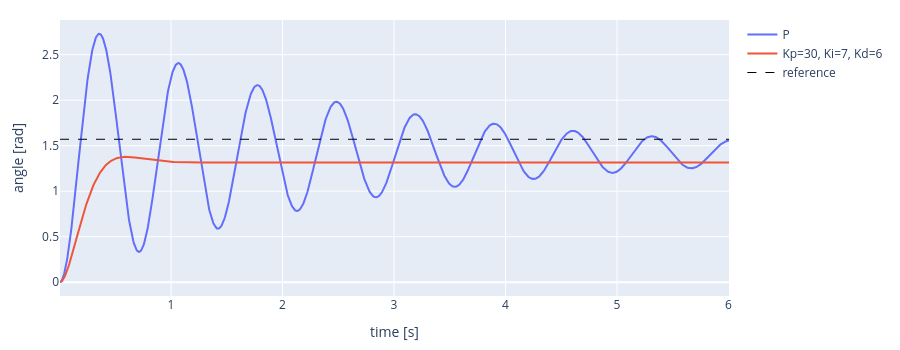
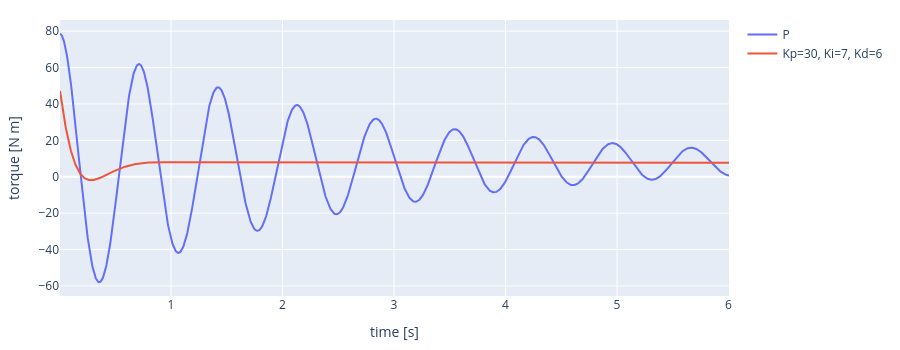

Notebook source saved alongside these figures, in order:
### Markdown cell above
### 1.2 PID control

Two more terms, both computed from the error:

- **integral**: the sum of all past errors, each multiplied by the time step;
- **derivative**: how fast the error is changing, from the difference between this error and the previous one.

$$\tau = K_p\, e_k + K_i \sum_{j \le k} e_j\,\Delta t + K_d\, \frac{e_k - e_{k-1}}{\Delta t}$$

> **T2.** Implement the PID control law, then run the cell with $K_i = 0$ first (PD), then with $K_i \neq 0$ (PID).

### Code cell
Kp = 30
Ki = 7
Kd = 6
duration = 6.0

ctl.reset_joints(pendulum, [motor], [0.0])

error_sum = 0.0                  # for the integral term
error_previous = q_desired - 0.0 # for the derivative term (error at the start)

time_log, angle_log, torque_log = [], [], []
t = 0.0
while t < duration:
    # 1. SENSE
    q = p.getJointState(pendulum, motor)[0]

    # 2. CONTROL
    error = q_desired - q
    error_sum_ = error_sum + error*DT
    error_rate = (error - error_previous) / DT
    
    torque = Kp * error + Ki * error_sum + Kd * error_rate

    error_previous = error #save for next iteration
    # 3. ACT
    p.setJointMotorControl2(pendulum, motor, p.TORQUE_CONTROL, force=torque)
    p.stepSimulation()
    t = t + DT

    # 4. WAIT
    time.sleep(DT)

    time_log.append(t)
    angle_log.append(q)
    torque_log.append(torque)

label = f"Kp={Kp}, Ki={Ki}, Kd={Kd}"
ctl.plot_series(time_log, {"P": p_angle, label: angle_log}, ylabel="angle [rad]", ref=q_desired)
ctl.plot_series(time_log, {"P": p_torque, label: torque_log}, ylabel="torque [N m]")

### Figure 1 — Plotly figure (JSON) as saved in the notebook; plotly's stock layout.template omitted (floating-point values rounded to 4 significant figures; data arrays with more than 128 entries replaced by an {"elided": "..."} marker saying what was removed)
{"data": [{"line": {"color": "#636EFA"}, "mode": "lines", "name": "P", "type": "scatter", "x": {"elided": "1441 float values"}, "y": {"elided": "1441 float values"}}, {"line": {"color": "#EF553B"}, "mode": "lines", "name": "Kp=30, Ki=7, Kd=6", "type": "scatter", "x": {"elided": "1441 float values"}, "y": {"elided": "1441 float values"}}, {"line": {"color": "black", "dash": "dash", "width": 1}, "mode": "lines", "name": "reference", "type": "scatter", "x": {"elided": "1441 float values"}, "y": {"elided": "1441 float values"}}], "layout": {"height": 350, "margin": {"b": 50, "l": 60, "r": 20, "t": 20}, "title": {}, "xaxis": {"title": {"text": "time [s]"}}, "yaxis": {"title": {"text": "angle [rad]"}}}}

### Figure 2 — Plotly figure (JSON) as saved in the notebook; plotly's stock layout.template omitted (floating-point values rounded to 4 significant figures; data arrays with more than 128 entries replaced by an {"elided": "..."} marker saying what was removed)
{"data": [{"line": {"color": "#636EFA"}, "mode": "lines", "name": "P", "type": "scatter", "x": {"elided": "1441 float values"}, "y": {"elided": "1441 float values"}}, {"line": {"color": "#EF553B"}, "mode": "lines", "name": "Kp=30, Ki=7, Kd=6", "type": "scatter", "x": {"elided": "1441 float values"}, "y": {"elided": "1441 float values"}}], "layout": {"height": 350, "margin": {"b": 50, "l": 60, "r": 20, "t": 20}, "title": {}, "xaxis": {"title": {"text": "time [s]"}}, "yaxis": {"title": {"text": "torque [N m]"}}}}
